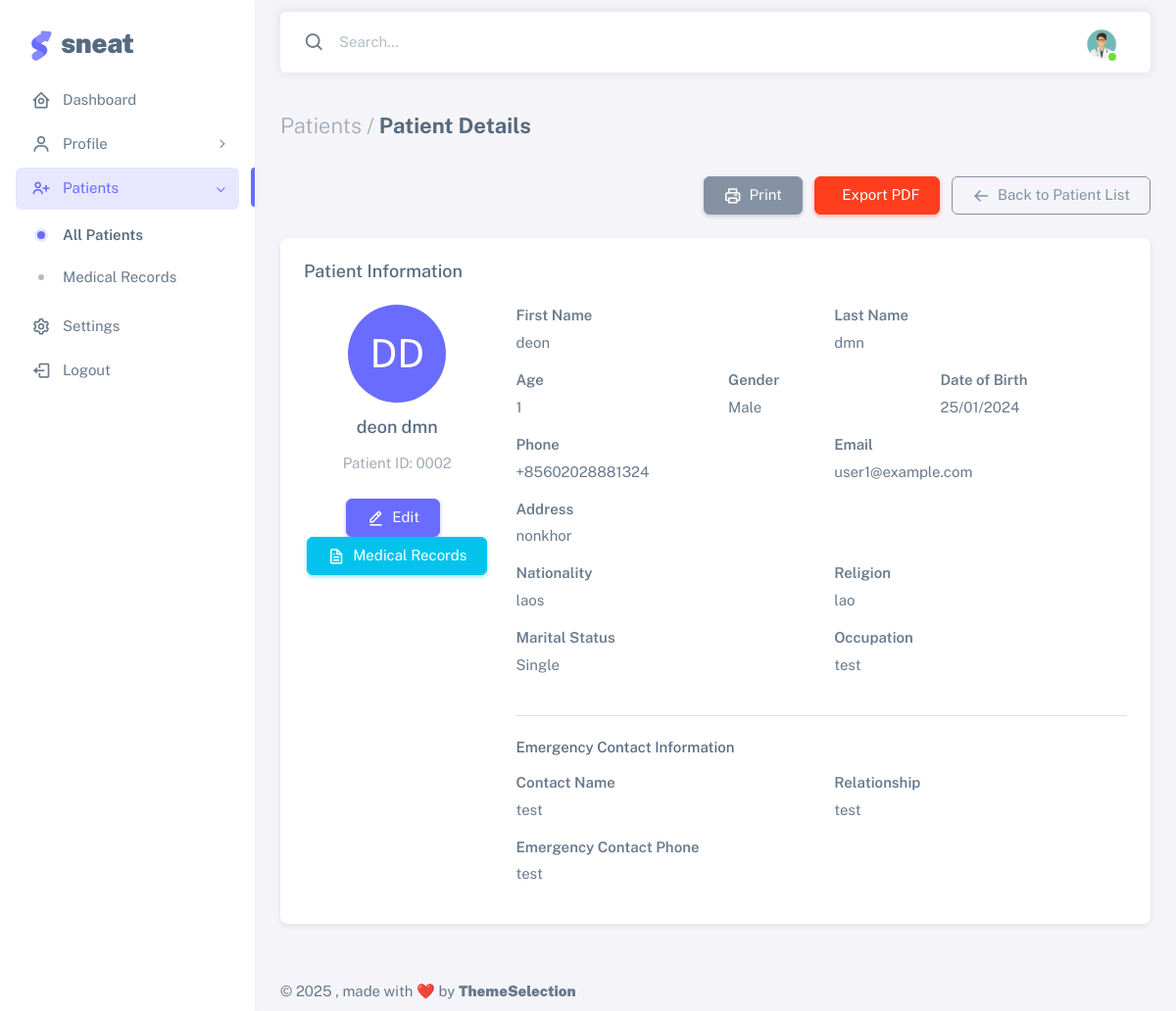
The app's page /patients/patient_view.php?id=2 (signed in) with its own data.
### tables this page shows
CREATE TABLE `patients` (
  `id` int NOT NULL,
  `first_name` varchar(100) NOT NULL,
  `last_name` varchar(100) NOT NULL,
  `age` int DEFAULT NULL,
  `dob` date DEFAULT NULL,
  `gender` enum('M','F','O') DEFAULT NULL,
  `address` text,
  `phone` varchar(20) DEFAULT NULL,
  `email` varchar(100) DEFAULT NULL,
  `nationality` varchar(50) DEFAULT NULL,
  `religion` varchar(50) DEFAULT NULL,
  `marital_status` varchar(20) DEFAULT NULL,
  `occupation` varchar(100) DEFAULT NULL,
  `emergency_contact_name` varchar(100) DEFAULT NULL,
  `emergency_contact_relationship` varchar(50) DEFAULT NULL,
  `emergency_contact_phone` varchar(20) DEFAULT NULL,
  `created_at` timestamp NULL DEFAULT CURRENT_TIMESTAMP,
  `updated_at` timestamp NULL DEFAULT CURRENT_TIMESTAMP ON UPDATE CURRENT_TIMESTAMP
);

### patients/patient_view.php (the view, shortened to what the rows shown need)
<?php
require_once '../includes/db.php';
$patient_id = isset($_GET['id']) ? (int)$_GET['id'] : 0;
$patient_sql = "SELECT * FROM patients WHERE id = ?";
$stmt = $conn->prepare($patient_sql);
$stmt->bind_param("i", $patient_id);
$stmt->execute();
$result = $stmt->get_result();
$patient = $result->fetch_assoc();
$gender_display = '';
if ($patient['gender'] == 'M') {
    $gender_display = 'Male';
} elseif ($patient['gender'] == 'F') {
    $gender_display = 'Female';
} elseif ($patient['gender'] == 'O') {
    $gender_display = 'Other';
} else {
    $gender_display = $patient['gender'];
}
$dob_formatted = '';
if (!empty($patient['dob']) && $patient['dob'] != '0000-00-00') {
    $dob_obj = date_create($patient['dob']);
    if ($dob_obj) {
        $dob_formatted = date_format($dob_obj, 'd/m/Y');
    }
}
?>
<!DOCTYPE html>
<html
    lang="en"
    class="light-style layout-menu-fixed"
    dir="ltr"
    data-theme="theme-default"
    data-assets-path="../assets/"
    data-template="vertical-menu-template-free">
<head>
    <link rel="stylesheet" href="../assets/vendor/fonts/boxicons.css" />
    <link rel="stylesheet" href="../assets/vendor/css/core.css" class="template-customizer-core-css" />
    <link rel="stylesheet" href="../assets/vendor/css/theme-default.css" class="template-customizer-theme-css" />
    <link rel="stylesheet" href="../assets/css/demo.css" />
    <link rel="stylesheet" href="../assets/vendor/libs/perfect-scrollbar/perfect-scrollbar.css" />
</head>
<body>
    <div class="layout-wrapper layout-content-navbar">
        <div class="layout-container">
            <div class="layout-page">
                <div class="content-wrapper">
                    <div class="container-xxl flex-grow-1 container-p-y">
                        <div class="row">
                            <div class="col-md-12">
                                <div class="card mb-4" id="patient-details-card">
                                    <div class="card-body">
                                        <div class="row">
                                            <div class="col-md-3 mb-4 text-center">
                                                <div class="patient-avatar mx-auto">
                                                    <?php echo strtoupper(substr($patient['first_name'], 0, 1) . substr($patient['last_name'], 0, 1)); ?>
                                                </div>
                                                <h5><?php echo htmlspecialchars($patient['first_name'] . ' ' . $patient['last_name']); ?></h5>
                                                <p class="text-muted">Patient ID: <?php echo str_pad($patient['id'], 4, '0', STR_PAD_LEFT); ?></p>
                                                <div class="mt-4 btn-actions">
                                                    <a href="patients_action.php?action=edit&id=<?php echo $patient['id']; ?>" class="btn btn-primary me-2">
                                                    </a>
                                                    <a href="medical_records.php?patient_id=<?php echo $patient['id']; ?>" class="btn btn-info">
                                                    </a>
                                                </div>
                                            </div>
                                            <div class="col-md-9">
                                                <div class="row">
                                                    <div class="col-md-6">
                                                        <div class="info-row">
                                                            <div class="info-label">First Name</div>
                                                            <div class="info-value"><?php echo htmlspecialchars($patient['first_name']); ?></div>
                                                        </div>
                                                    </div>
                                                    <div class="col-md-6">
                                                        <div class="info-row">
                                                            <div class="info-label">Last Name</div>
                                                            <div class="info-value"><?php echo htmlspecialchars($patient['last_name']); ?></div>
                                                        </div>
                                                    </div>
                                                </div>
                                                <div class="row">
                                                    <div class="col-md-4">
                                                        <div class="info-row">
                                                            <div class="info-label">Age</div>
                                                            <div class="info-value"><?php echo $patient['age']; ?></div>
                                                        </div>
                                                    </div>
                                                    <div class="col-md-4">
                                                        <div class="info-row">
                                                            <div class="info-label">Gender</div>
                                                            <div class="info-value"><?php echo htmlspecialchars($gender_display); ?></div>
                                                        </div>
                                                    </div>
                                                    <div class="col-md-4">
                                                        <div class="info-row">
                                                            <div class="info-label">Date of Birth</div>
                                                            <div class="info-value"><?php echo htmlspecialchars($dob_formatted); ?></div>
                                                        </div>
                                                    </div>
                                                </div>
                                                <div class="row">
                                                    <div class="col-md-6">
                                                        <div class="info-row">
                                                            <div class="info-label">Phone</div>
                                                            <div class="info-value"><?php echo htmlspecialchars($patient['phone']); ?></div>
                                                        </div>
                                                    </div>
                                                    <div class="col-md-6">
                                                        <div class="info-row">
                                                            <div class="info-label">Email</div>
                                                            <div class="info-value"><?php echo htmlspecialchars($patient['email']); ?></div>
                                                        </div>
                                                    </div>
                                                </div>
                                                <div class="info-row">
                                                    <div class="info-label">Address</div>
                                                    <div class="info-value"><?php echo htmlspecialchars($patient['address']); ?></div>
                                                </div>
                                                <div class="row">
                                                    <div class="col-md-6">
                                                        <div class="info-row">
                                                            <div class="info-label">Nationality</div>
                                                            <div class="info-value"><?php echo htmlspecialchars($patient['nationality']); ?></div>
                                                        </div>
                                                    </div>
                                                    <div class="col-md-6">
                                                        <div class="info-row">
                                                            <div class="info-label">Religion</div>
                                                            <div class="info-value"><?php echo htmlspecialchars($patient['religion']); ?></div>
                                                        </div>
                                                    </div>
                                                </div>
                                                <div class="row">
                                                    <div class="col-md-6">
                                                        <div class="info-row">
                                                            <div class="info-label">Marital Status</div>
                                                            <div class="info-value"><?php echo htmlspecialchars($patient['marital_status']); ?></div>
                                                        </div>
                                                    </div>
                                                    <div class="col-md-6">
                                                        <div class="info-row">
                                                            <div class="info-label">Occupation</div>
                                                            <div class="info-value"><?php echo htmlspecialchars($patient['occupation']); ?></div>
                                                        </div>
                                                    </div>
                                                </div>
                                                <div class="row">
                                                    <div class="col-md-6">
                                                        <div class="info-row">
                                                            <div class="info-label">Contact Name</div>
                                                            <div class="info-value"><?php echo htmlspecialchars($patient['emergency_contact_name']); ?></div>
                                                        </div>
                                                    </div>
                                                    <div class="col-md-6">
                                                        <div class="info-row">
                                                            <div class="info-label">Relationship</div>
                                                            <div class="info-value"><?php echo htmlspecialchars($patient['emergency_contact_relationship']); ?></div>
                                                        </div>
                                                    </div>
                                                </div>
                                                <div class="info-row">
                                                    <div class="info-label">Emergency Contact Phone</div>
                                                    <div class="info-value"><?php echo htmlspecialchars($patient['emergency_contact_phone']); ?></div>
                                                </div>
                                            </div>
                                        </div>
                                    </div>
                                </div>
                            </div>
                        </div>
                    </div>
                </div>
            </div>
        </div>
    </div>
</body>
</html>

### records on screen
patients: first_name+last_name "DD", first_name+last_name "deon dmn", id "0002", first_name "deon", last_name "dmn", age "1", gender "Male", dob "25/01/2024", phone "+85602028881324", email "user1@example.com", address "nonkhor", nationality "laos", religion "lao", marital_status "Single", occupation "test", emergency_contact_name "test", emergency_contact_relationship "test", emergency_contact_phone "test"
